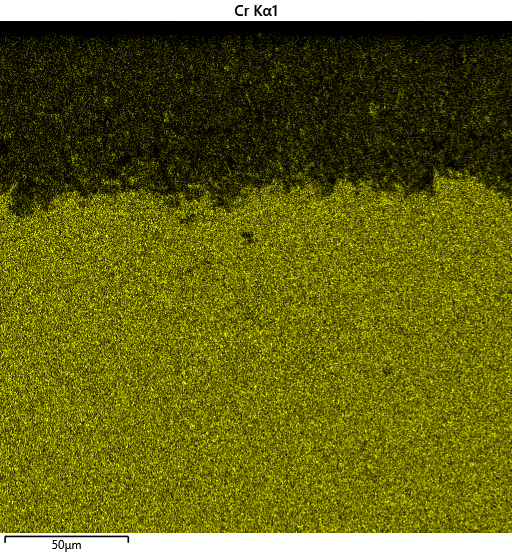
#> input picture images/impure/304l/cr.tiff, 512 x 554 px
$ python concentration_analysis.py
#> lines starting #> are read from the running program, lines starting #| are printed output that depends on the picture
import cv2 as cv
import numpy as np
from matplotlib import pyplot as plt
from scipy.interpolate import splrep, splev
from scipy.ndimage import gaussian_filter1d
import pandas as pd
import os


# Save data to a csv
def save_data(segments, depth, cr_profile, ni_profile, mo_profile, fe_profile, path):
    data = {
            "Segment": np.arange(1, segments + 1),
            "Depth (micrometers)": np.linspace(0, depth, segments),
            "Cr Profile": cr_profile * 100,
            "Ni Profile": ni_profile * 100,
            "Mo Profile": mo_profile * 100,
            "Fe Profile": fe_profile * 100,
            }
    df = pd.DataFrame(data)

    # Save to CSV
    df.to_csv(os.path.join(path, "Cr_Ni_Mo_Fe_data.csv"), index=False)


# Plot profiles and save a figure
def plot_profiles(cr_profile, ni_profile, mo_profile, fe_profile, height, path):
    depths = np.linspace(0, height, segments)

    # Optional data smoothing
    sigma = 2.0
    cr_conc_profile_sm = gaussian_filter1d(cr_profile, sigma)
    ni_conc_profile_sm = gaussian_filter1d(ni_profile, sigma)
    mo_conc_profile_sm = gaussian_filter1d(mo_profile, sigma)
    fe_conc_profile_sm = gaussian_filter1d(fe_profile, sigma)

    # Optional interpolation for smoother graph
    cr_spline = splrep(depths, cr_conc_profile_sm, s=0)
    ni_spline = splrep(depths, ni_conc_profile_sm, s=0)
    mo_spline = splrep(depths, mo_conc_profile_sm, s=0)
    fe_spline = splrep(depths, fe_conc_profile_sm, s=0)

    # Generate spline for smoother plot
    spline_points = 500
    depths_spline = np.linspace(depths.min(), depths.max(), spline_points)
    cr_spline_data = splev(depths_spline, cr_spline)
    ni_spline_data = splev(depths_spline, ni_spline)
    mo_spline_data = splev(depths_spline, mo_spline)
    fe_spline_data = splev(depths_spline, fe_spline)

    fig = plt.figure()
    gs = fig.add_gridspec(1, 5, width_ratios=[1, 1, 1, 1, 1])
    ax1 = fig.add_subplot(gs[0, 0], )
    ax3 = fig.add_subplot(gs[0, 1], sharey=ax1)
    ax2 = fig.add_subplot(gs[0, 3], sharey=ax1)
    ax4 = fig.add_subplot(gs[0, 4], sharey=ax1)
    #  plt.subplots_adjust(wspace=5)

    # fig.subplots_adjust(left=0.2, right=0.9, top=0.9, bottom=0.1,
    #                     wspace=0.0, hspace=0.0)
    # gs.update(wspace=0.2, hspace=0.4)  # More space between the subplots

    fig.set_figheight(5)
    fig.set_figwidth(12)

    fig.suptitle("Ni, Cr, Mo, and Fe Coverage vs. Depth")
    ax1.plot(cr_spline_data, depths_spline)

    #  ax1.set_xlim(0, 17)
    ax1.set_ylim(height, 0)
    ax1.set_xlabel("Cr counts")
    ax1.set_ylabel("Depth (nm)")
    ax1.grid()

    # Plot Ni data
    ax2.plot(ni_spline_data, depths_spline)
    ax2.set_ylim(height, 0)
    #  ax2.set_xlim(0, 3.5)
    ax2.set_xlabel("Ni counts")
    # ax2.set_aspect(aspect_ratio)
    ax2.grid()

    ax3.plot(mo_spline_data, depths_spline)
    #  ax3.set_xlim(0, 17)
    ax3.set_ylim(height, 0)
    ax3.set_xlabel("Mo counts")
    ax3.set_ylabel("Depth (nm)")
    ax3.grid()

    # PlotFei data
    ax4.plot(fe_spline_data, depths_spline)
    ax4.set_ylim(height, 0)
    #  ax4.set_xlim(0, 3.5)
    ax4.set_xlabel("Fe counts")
    # ax2.set_aspect(aspect_ratio)
    ax4.grid()

    # Disable tick marks for all axes
    #  for ax in [ax2, ax4]:
    #      ax.tick_params(length=0, labelbottom=False, labelleft=False,
    #                     labelright=False, labeltop=False)  # Disable tick marks

    # Save figure
    fig.savefig(os.path.join(path, "Cr_Ni_Mo_Fe_Plot.png"))
    plt.close()


# Show binary images and save a figure
def show_binary_images(cr_binary, ni_binary, mo_binary, fe_binary, width, height, path):
    fig, (ax1, ax2, ax3, ax4) = plt.subplots(1, 4, sharey=True)  # type: ignore

    # Plot Cr data
    ax1.imshow(cr_binary, cmap='gray', extent=[0, width, height, 0])
    ax1.set_xlabel("Width (nm)")
    ax1.set_ylabel("Depth (nm)")
    ax1.set_xlim(0, width)
    ax1.set_ylim(height, 0)
    ax1.set_title("Cr")

    # Plot Ni data
    ax2.imshow(ni_binary, cmap='gray', extent=[0, width, height, 0])
    ax2.set_xlabel("Width (nm)")
    ax2.set_xlim(0, width)
    ax2.set_ylim(height, 0)
    ax2.set_title("Ni")

    # Plot Mo data
    ax3.imshow(mo_binary, cmap='gray', extent=[0, width, height, 0])
    ax3.set_xlabel("Width (nm)")
    ax3.set_xlim(0, width)
    ax3.set_ylim(height, 0)
    ax3.set_title("Mo")

    # Plot  data
    ax4.imshow(fe_binary, cmap='gray', extent=[0, width, height, 0])
    ax4.set_xlabel("Width (nm)")
    ax4.set_xlim(0, width)
    ax4.set_ylim(height, 0)
    ax4.set_title("Fe")

    # Save figure
    fig.savefig(os.path.join(path, "Cr_Ni_Mo_Fe_Binary.png"))
    plt.close()


# Calculate concentration profiles and return them
def get_conc_profiles(cr_binary, ni_binary, mo_binary, fe_binary, segments):
    # Get the number of rows of pixels
    cr_row_count = cr_binary.shape[0]
    ni_row_count = ni_binary.shape[0]
    mo_row_count = mo_binary.shape[0]
    fe_row_count = fe_binary.shape[0]
    # Determine the interval of pixels between segments
    cr_interval = cr_row_count // segments
    ni_interval = ni_row_count // segments
    mo_interval = mo_row_count // segments
    fe_interval = fe_row_count // segments
    # Preallocate the profiles
    cr_profile = np.zeros(segments)
    ni_profile = np.zeros(segments)
    mo_profile = np.zeros(segments)
    fe_profile = np.zeros(segments)
    for i in range(0, segments):
        # Calculate the segment indexes to count pixels
        cr_prev_index = i * cr_interval
        ni_prev_index = i * ni_interval
        mo_prev_index = i * mo_interval
        fe_prev_index = i * fe_interval
        cr_next_index = (i + 1) * cr_interval
        ni_next_index = (i+1) * ni_interval
        mo_next_index = (i + 1) * mo_interval
        fe_next_index = (i+1) * fe_interval
        # Select the segment from the pixel data
        cr_segment = cr_binary[cr_prev_index:cr_next_index, :]
        ni_segment = ni_binary[ni_prev_index:ni_next_index, :]
        mo_segment = mo_binary[mo_prev_index:mo_next_index, :]
        fe_segment = fe_binary[fe_prev_index:fe_next_index, :]
        # Count white pixels in the segment
        cr_profile[i] = np.sum(cr_segment == 255)  # / cr_segment.size
        ni_profile[i] = np.sum(ni_segment == 255)  # / ni_segment.size
        mo_profile[i] = np.sum(mo_segment == 255)  # / mo_segment.size
        fe_profile[i] = np.sum(fe_segment == 255)  # / fe_segment.size
    return cr_profile, ni_profile, mo_profile, fe_profile


def write_images(images, materials, path):
    for idx in range(0, len(materials)):
        cv.imwrite(os.path.join(path, materials[idx]), images[idx])


class_path = ["impure", "pure", "virgin"]
material_path = ["304l", "316l", "316h", "hastelloy_n", "inconel_625", "ni_200"]
extension = ".tiff"
elements = ["cr.tiff", "ni.tiff", "mo.tiff", "fe.tiff"]

for class_name in class_path:
    for material in material_path:

        # Input and output directories
        input_dir = "images"
        output_dir = "output"

        # Image paths
        path = os.path.join(input_dir, class_name, material)

        # Import images
        cr_img = cv.imread(os.path.join(path, elements[0]))
#> cr_img is the input picture: shape (554, 512, 3); mean B, G, R 18.9, 99.6, 99.6
        ni_img = cv.imread(os.path.join(path, elements[1]))
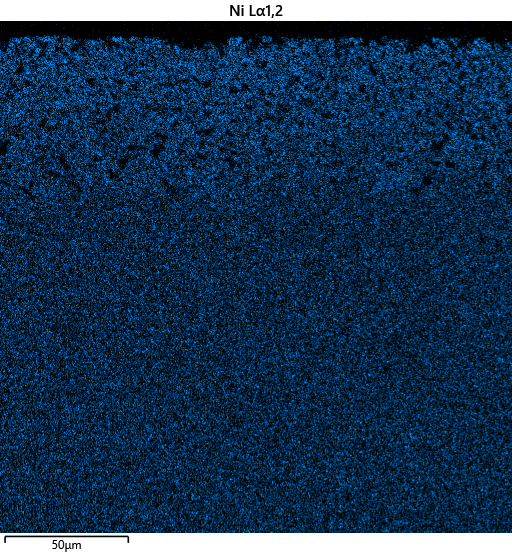
#> input picture images/impure/304l/ni.tiff, 512 x 554 px
#> ni_img is the input picture: shape (554, 512, 3); mean B, G, R 83.7, 55, 18.9
        mo_img = cv.imread(os.path.join(path, elements[2]))
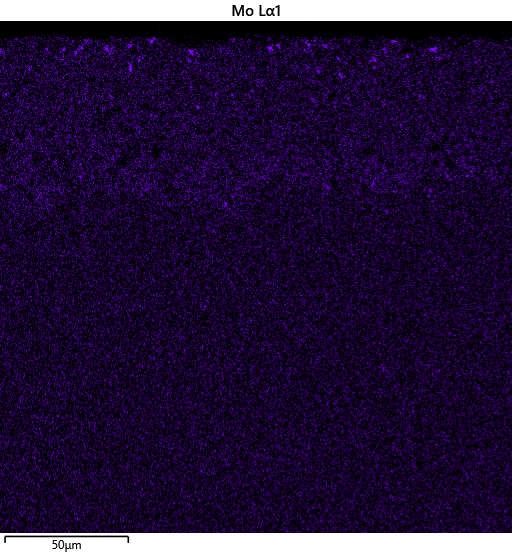
#> input picture images/impure/304l/mo.tiff, 512 x 554 px
#> mo_img is the input picture: shape (554, 512, 3); mean B, G, R 58.8, 18.9, 38.2
        fe_img = cv.imread(os.path.join(path, elements[3]))
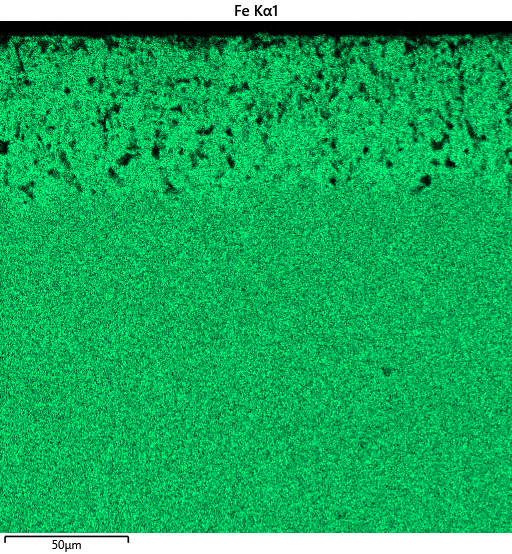
#> input picture images/impure/304l/fe.tiff, 512 x 554 px
#> fe_img is the input picture: shape (554, 512, 3); mean B, G, R 95.6, 173.7, 18.9

        # Crop images
        cr_img = cr_img[21:-21, :]
#> cr_img: shape (512, 512, 3)
        ni_img = ni_img[21:-21, :]
#> ni_img: shape (512, 512, 3)
        mo_img = mo_img[21:-21, :]
#> mo_img: shape (512, 512, 3)
        fe_img = fe_img[21:-21, :]
#> fe_img: shape (512, 512, 3)

        # Convert to grayscale (Not strictly needed)
        cr_gray = cv.cvtColor(cr_img, cv.COLOR_BGR2GRAY)
        ni_gray = cv.cvtColor(ni_img, cv.COLOR_BGR2GRAY)
        mo_gray = cv.cvtColor(mo_img, cv.COLOR_BGR2GRAY)
        fe_gray = cv.cvtColor(fe_img, cv.COLOR_BGR2GRAY)

        # Image dimensions nm (Same for both)
        # For Kyle's image set, 0.406 micrometers / pixel
        width = 225
        height = 208

        # Extract binary data using thresholds
        cr_threshold = 85
        ni_threshold = 85
        mo_threshold = 85
        fe_threshold = 85
        _, cr_binary = cv.threshold(cr_img, cr_threshold, 255, cv.THRESH_BINARY)
        _, ni_binary = cv.threshold(ni_img, ni_threshold, 255, cv.THRESH_BINARY)
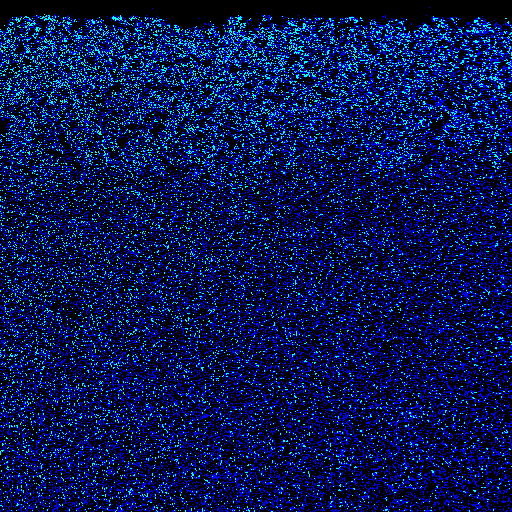
#> ni_binary: shape (512, 512, 3); mean B, G, R 82.6, 19.9, 0
        _, mo_binary = cv.threshold(mo_img, mo_threshold, 255, cv.THRESH_BINARY)
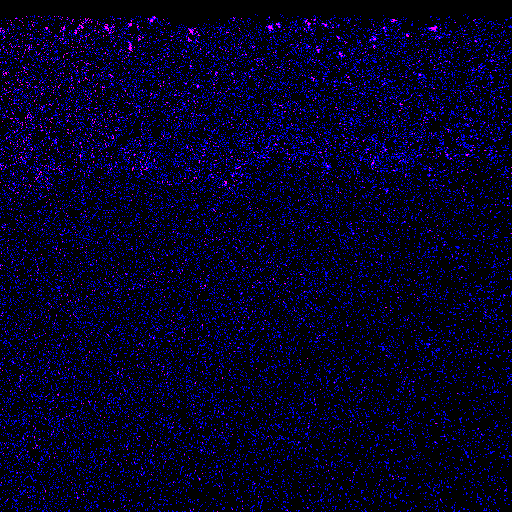
#> mo_binary: shape (512, 512, 3); mean B, G, R 36.4, 0, 2.4
        _, fe_binary = cv.threshold(fe_img, fe_threshold, 255, cv.THRESH_BINARY)
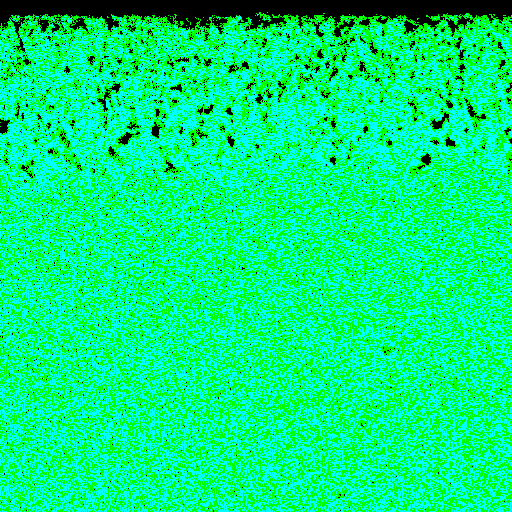
#> fe_binary: shape (512, 512, 3); mean B, G, R 126.4, 238.6, 0


        # Number of segments to use when profiling
        segments = 100
        cr_profile, ni_profile, mo_profile, fe_profile = get_conc_profiles(
                cr_binary, ni_binary, mo_binary, fe_binary, segments)
#> after the loop in get_conc_profiles, `for i in range(0, segments):`: cr_profile = 100 values, max 4288 at index 93, min 0 at index 0, mean 2703.2; fe_profile = 100 values, max 4096 at index 30, min 0 at index 0, mean 3657.1; mo_profile = 100 values, max 664 at index 5, min 0 at index 0, mean 392.6; ni_profile = 100 values, max 1768 at index 10, min 0 at index 0, mean 1032


        path = os.path.join(output_dir, class_name, material)

        write_images([cr_img, ni_img, mo_img, fe_img], elements, path)
        plot_profiles(cr_profile, ni_profile, mo_profile, fe_profile, height,
                                                                        path)
#> in plot_profiles, `cr_conc_profile_sm = gaussian_filter1d(cr_profile, sigma)`: cr_conc_profile_sm = 100 values, max 4212.8 at index 96, min 2.63 at index 0, mean 2703.2
#> in plot_profiles, `ni_conc_profile_sm = gaussian_filter1d(ni_profile, sigma)`: ni_conc_profile_sm = 100 values, max 1633.4 at index 9, min 123.9 at index 0, mean 1032
#> in plot_profiles, `mo_conc_profile_sm = gaussian_filter1d(mo_profile, sigma)`: mo_conc_profile_sm = 100 values, max 611.1 at index 30, min 50.06 at index 0, mean 392.6
#> in plot_profiles, `fe_conc_profile_sm = gaussian_filter1d(fe_profile, sigma)`: fe_conc_profile_sm = 100 values, max 3969.3 at index 93, min 240 at index 0, mean 3657.1
#> in plot_profiles, `cr_spline_data = splev(depths_spline, cr_spline)`: cr_spline_data = 500 values, max 4212.8 at index 484, min 2.63 at index 0, mean 2708.1
#> in plot_profiles, `ni_spline_data = splev(depths_spline, ni_spline)`: ni_spline_data = 500 values, max 1633.8 at index 46, min 123.9 at index 0, mean 1036.2
#> in plot_profiles, `mo_spline_data = splev(depths_spline, mo_spline)`: mo_spline_data = 500 values, max 611.2 at index 152, min 50.06 at index 0, mean 394.4
#> in plot_profiles, `fe_spline_data = splev(depths_spline, fe_spline)`: fe_spline_data = 500 values, max 3969.3 at index 469, min 240 at index 0, mean 3669.7
#> in plot_profiles, `fig.savefig(os.path.join(path, "Cr_Ni_Mo_Fe_Plot.png"))`:
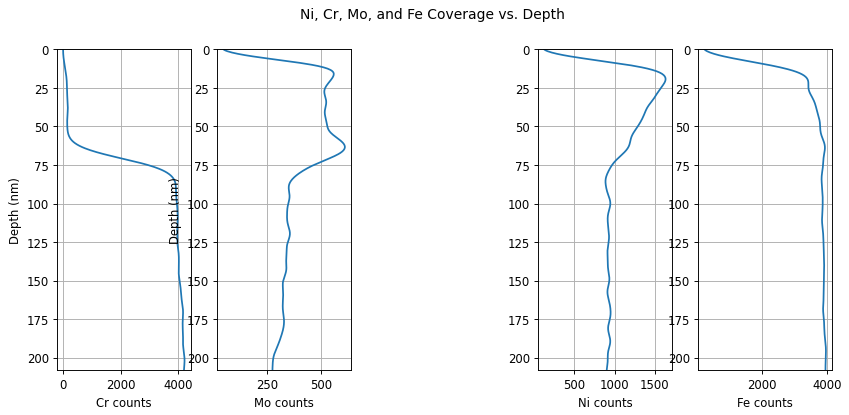
#> figure drawn by matplotlib, 4 panels
        show_binary_images(cr_binary, ni_binary, mo_binary, fe_binary, width, height, path)
        save_data(segments, height, cr_profile, ni_profile, mo_profile,
                  fe_profile, path)
#> in save_data, `df = pd.DataFrame(data)`: df = table of 100 rows and 6 columns
#> (the run stopped early here; a loop or call above may not have finished)
